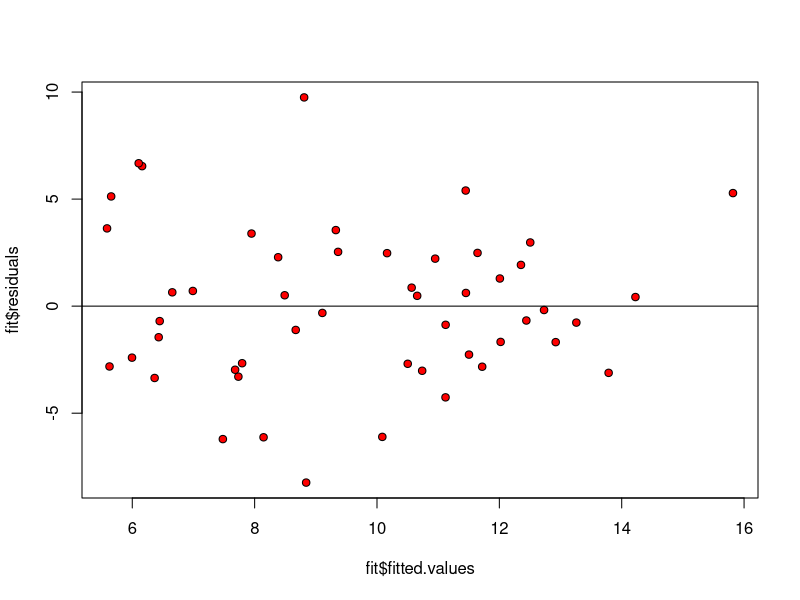
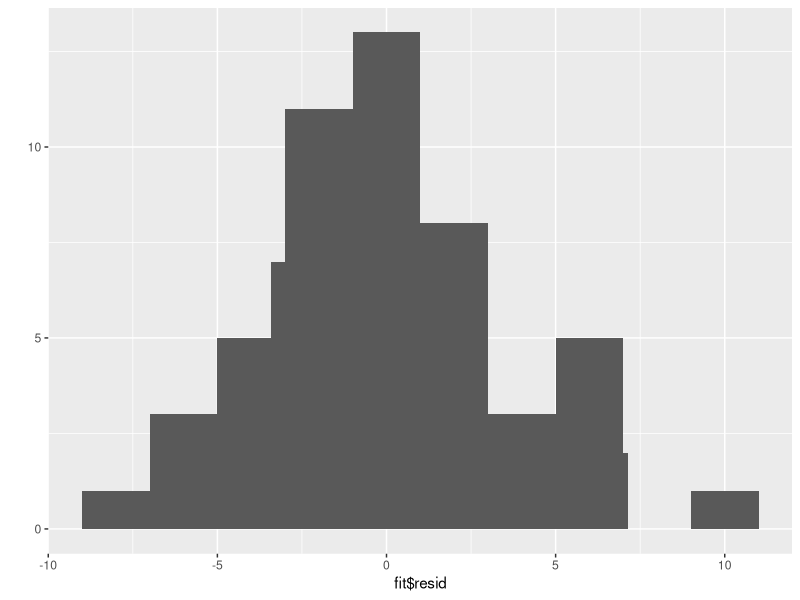
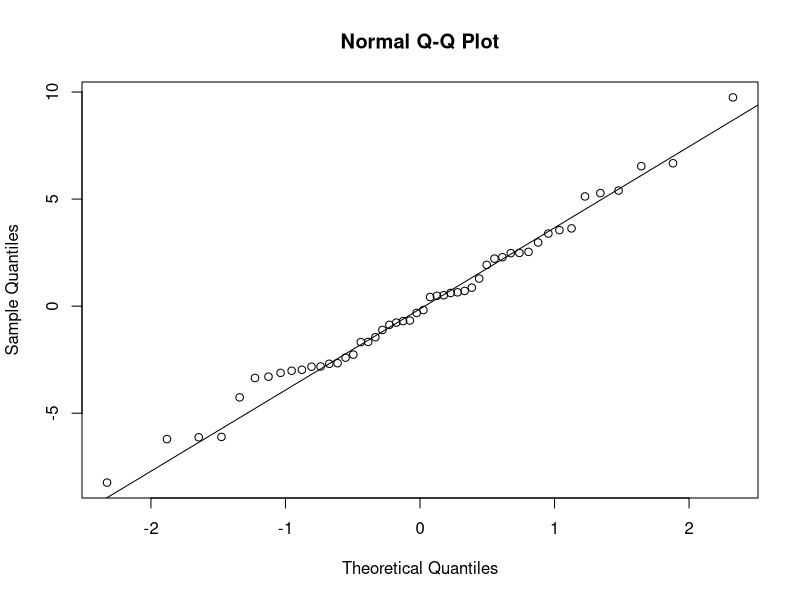
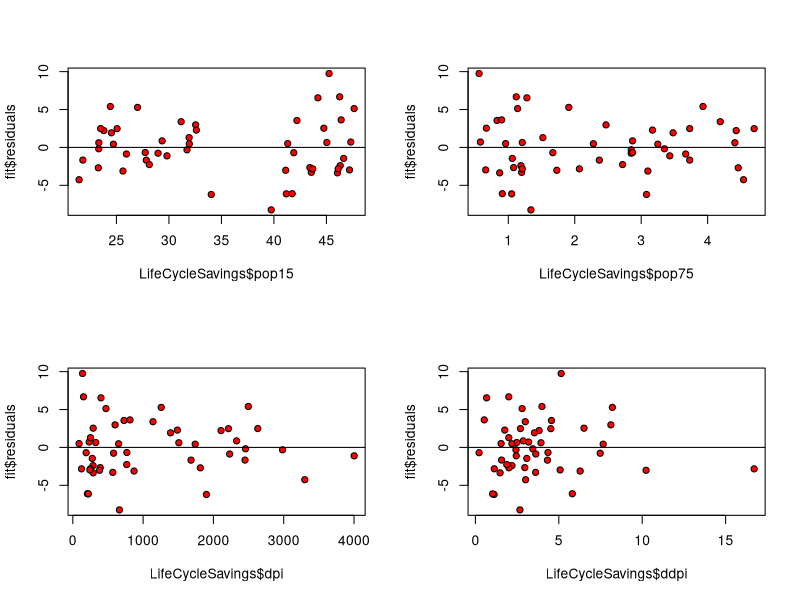
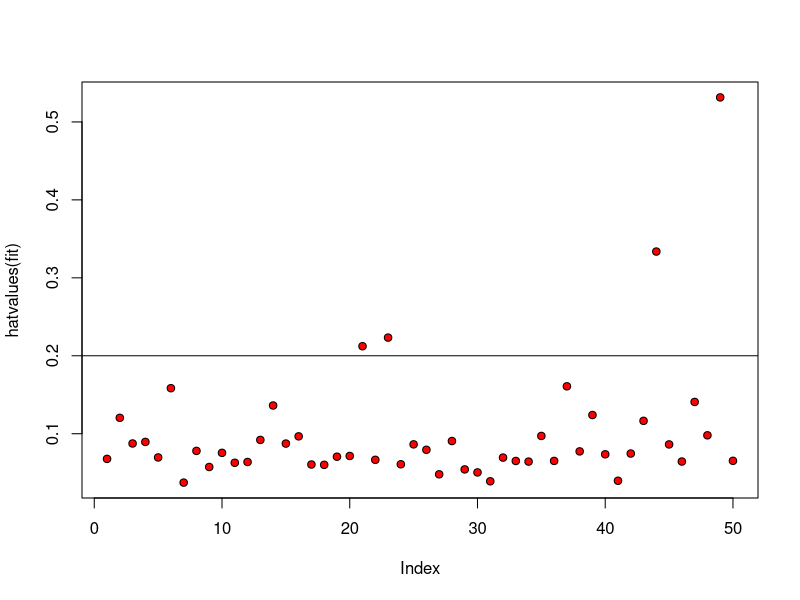
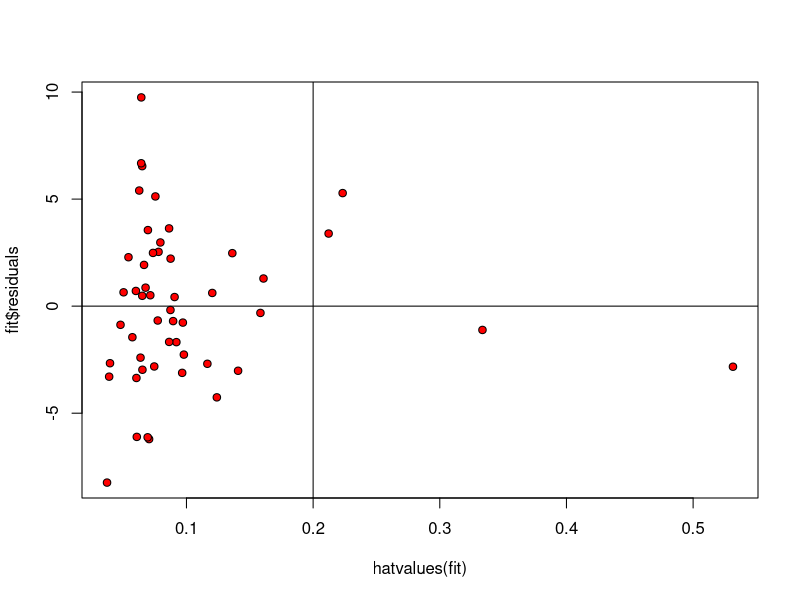
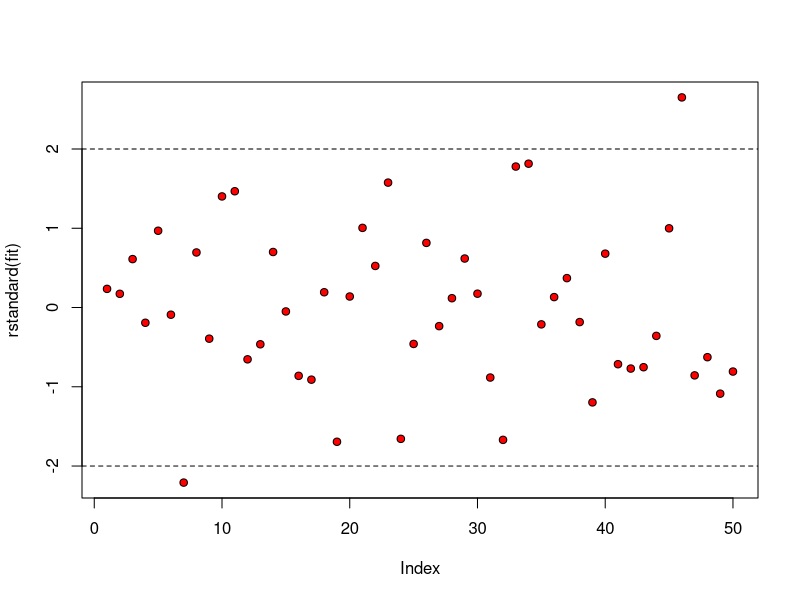
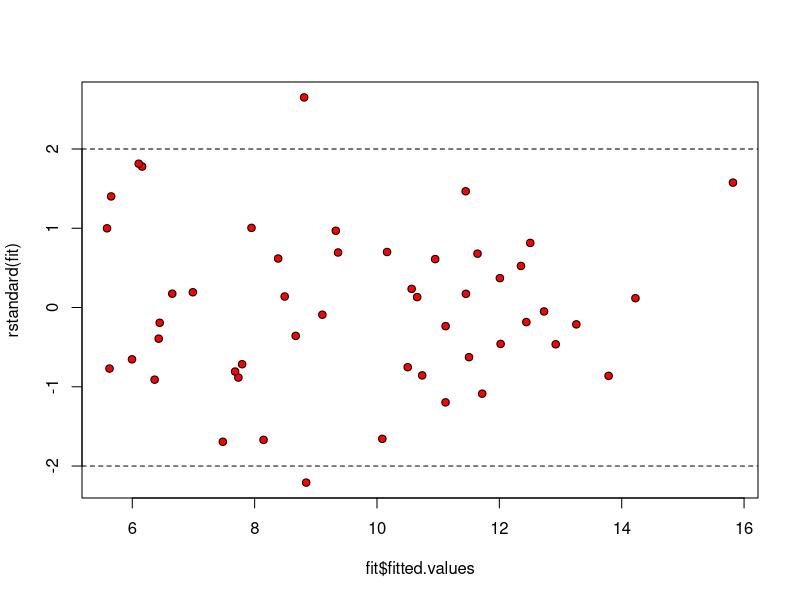

These charts were generated, in order, by the following R code:
## ---- chunk 1
library(car)      #for some extra diagnostic tools
library(ggplot2)  #for plotting


#example using the LifeCycleSavings data
data(LifeCycleSavings)

#basic linear model
fit<-lm(data=LifeCycleSavings,sr ~ pop15 + pop75 + dpi + ddpi)
summary(fit)
## ---- chunk 2
#test for non-constant variance
# Test for heteroskedasticity
ncvTest(fit)

#residual plot
plot(fit$fitted.values,fit$residuals, col = "black", pch = 21, bg = "red") 
abline(h=0)

#histogram of residuals
qplot(fit$resid) + geom_histogram(binwidth=2)
## ---- chunk 3
#qq plot of residuals
qqnorm(fit$resid)
qqline(fit$resid)

# partial residual plots
par(mfrow=c(2,2))
plot(LifeCycleSavings$pop15,fit$residuals, col = "black", pch = 21, bg = "red") 
abline(h=0)
plot(LifeCycleSavings$pop75,fit$residuals, col = "black", pch = 21, bg = "red") 
abline(h=0)
plot(LifeCycleSavings$dpi,fit$residuals, col = "black", pch = 21, bg = "red") 
abline(h=0)
plot(LifeCycleSavings$ddpi,fit$residuals, col = "black", pch = 21, bg = "red") 
abline(h=0)
dev.off()

## ---- chunk 4
#index leverage plot
plot(hatvalues(fit),col = "black", pch = 21, bg = "red")      #index plot of leverages
abline(h=2*5/50)

hatvalues(fit)[hatvalues(fit)>0.2]

#plot residuals vs. hatvalues
plot(hatvalues(fit),fit$residuals,col = "black", pch = 21, bg = "red")    #leverages and residuals
abline(h=0,v=2*5/50)

#standardized residuals (index plot) ----- 
plot(rstandard(fit),col = "black", pch = 21, bg = "red")      # index standardized residual plot
abline(h=c(-2,2), lty = 2)

#we can interactively identify points
identify(1:50,rstandard(fit),labels=names(fit$fitted.values))  #interactive click and identify points


#standardized residuals vs. fitted values ----- 
plot(fit$fitted.values,rstandard(fit),col = "black", pch = 21, bg = "red")      #standardized residuals and fitted values
abline(h=c(-2,2), lty = 2)

identify(fit$fitted.values,rstandard(fit),labels=names(fit$fitted.values))
## ---- chunk 5

# studentized residuals vs. fitted values ---------
plot(fit$fitted.values,rstudent(fit),col = "black", pch = 21, bg = "red")      #standardized residuals and fitted values
abline(h=c(-2,2), lty = 2)                                                     # FYI -- in this case it looks almost the same as the previous plot
identify(fit$fitted.values,rstandard(fit),labels=names(fit$fitted.values))
## ---- chunk 6
#outlier test from car package
outlierTest(fit)
#studentized residals vs. Cook's D
plot(cooks.distance(fit),rstudent(fit),col = "black", pch = 21, bg = "red")

# automatic plots from R for linear models
plot(fit)
## ---- chunk 7
# several influence measures
influence.measures(fit)

# influence plot from car 
influencePlot(fit)

# residual plots from car package
residualPlots(fit)
## ---- chunk 8
#variation inflation factor from car package
vif(fit)
